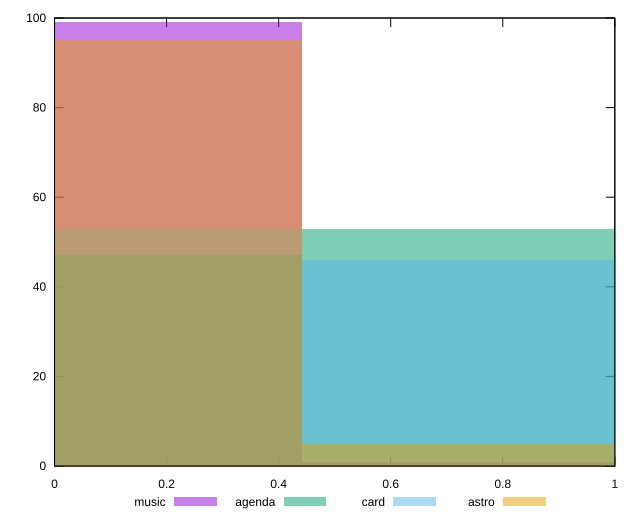

Generate this figure with gnuplot:
reset

$music <<EOF
0 99
0.8847713696171985 1
EOF

$agenda <<EOF
0 47
0.8847713696171985 53
EOF

$card <<EOF
0 53
0.8847713696171985 46
EOF

$astro <<EOF
0.8847713696171985 5
0 95
EOF

set key outside below
set boxwidth 0.8847713696171985
set xrange [0:1]
set yrange [0:100]
set trange [0:100]
set style fill transparent solid 0.5 noborder
set terminal svg size 640, 520 enhanced background rgb 'white'
set output "reports/report_00027_2021-02-24T12-40-31.850Z/estimated-input-latency/comparison/histogram/all_score.svg"

plot $music title "music" with boxes, \
     $agenda title "agenda" with boxes, \
     $card title "card" with boxes, \
     $astro title "astro" with boxes

reset
